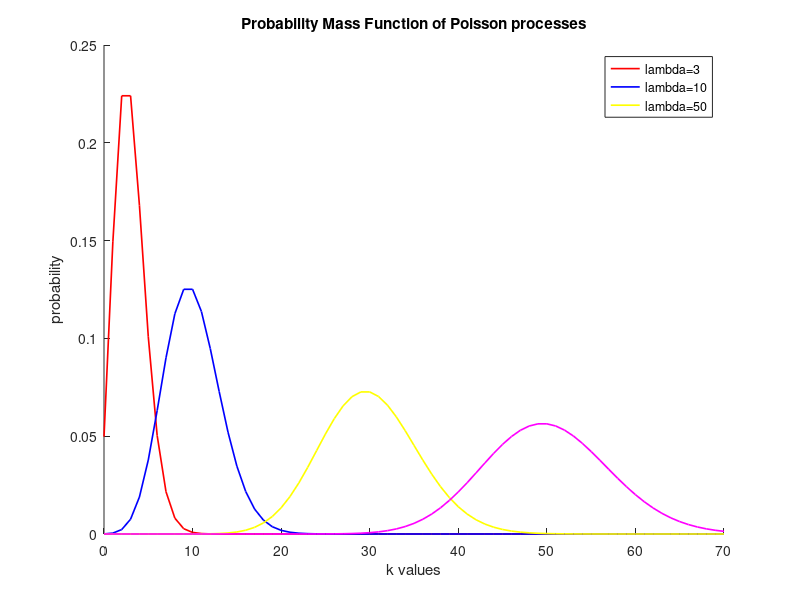
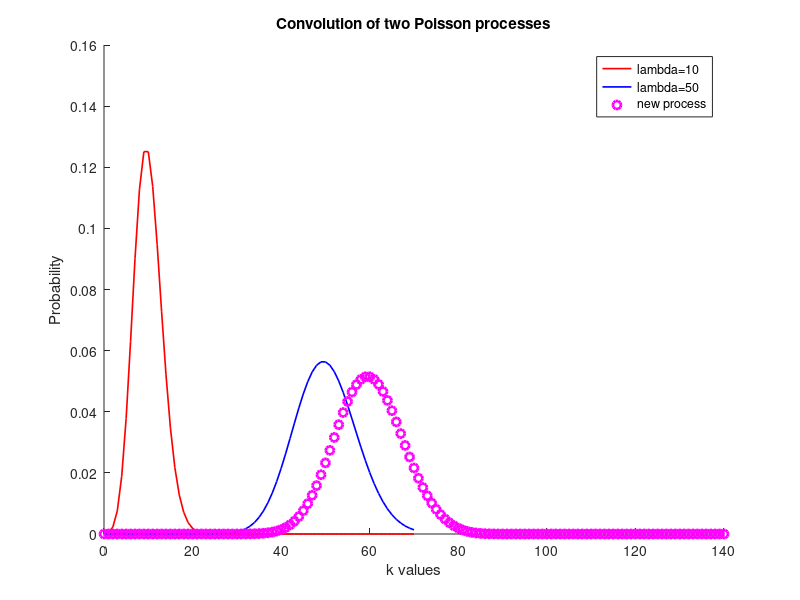
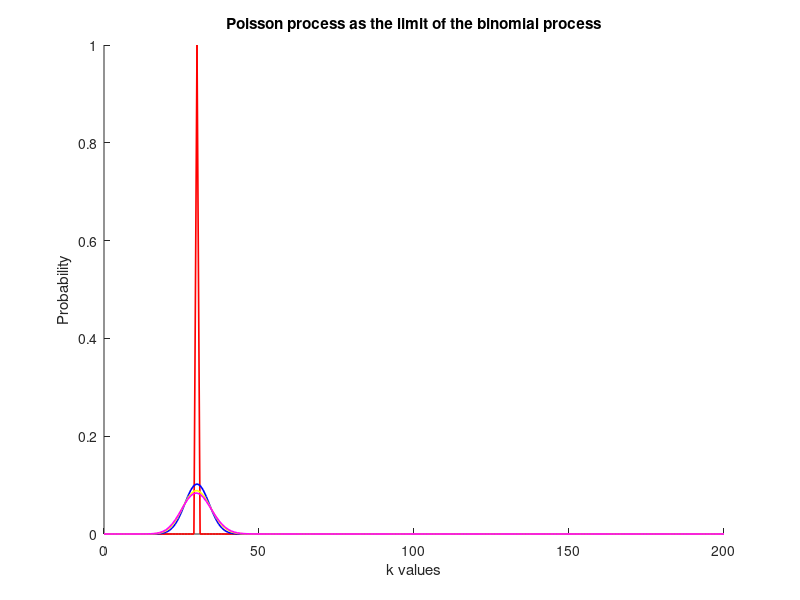

Here is the MATLAB script that generated these plots, in order:
clc;
clear all;
close all;

# TASK: In a common diagram, design the Probability Mass Function of Poisson processes
# with lambda parameters 3,10,50. In the horizontal axes, choose k parameters 
# between 0 and 70. 

k = 0:1:70;
lambda = [3,10,30,50];

for i=1:columns(lambda)
  poisson(i,:) = poisspdf(k,lambda(i));
endfor

colors = "rbym";
figure(1);
hold on;
for i=1:columns(lambda)
  plot(k,poisson(i,:),colors(i),"linewidth",1.2);
endfor
hold off;

title("Probability Mass Function of Poisson processes");
xlabel("k values");
ylabel("probability");
legend("lambda=3","lambda=10","lambda=50");

# TASK: regarding the poisson process with parameter lambda 30, compute its mean 
# value and variance

index = find(lambda == 30);
chosen = poisson(index,:);
mean_value = 0;
for i=0:(columns(poisson(index,:))-1)
  mean_value = mean_value + i.*poisson(index,i+1);
endfor

display("mean value of Poisson with lambda 30 is");
display(mean_value);

second_moment = 0;
for i=0:(columns(poisson(index,:))-1)
  second_moment = second_moment + i.*i.*poisson(index,i+1);
endfor

variance = second_moment - mean_value.^2;
display("Variance of Poisson with lambda 30 is");
display(variance);

# TASK: consider the convolution of the Poisson distribution with lambda 20 with 
# the Poisson distribution with lambda 30. 

first = find(lambda==10);
second = find(lambda==50);
poisson_first = poisson(first,:);
poisson_second = poisson(second,:);

composed = conv(poisson_first,poisson_second);
new_k = 0:1:(2*70);

figure(2);
hold on;
plot(k,poisson_first(:),colors(1),"linewidth",1.2);
plot(k,poisson_second(:),colors(2),"linewidth",1.2);
plot(new_k,composed,"mo","linewidth",2);
hold off;
title("Convolution of two Poisson processes");
xlabel("k values");
ylabel("Probability");
legend("lambda=10","lambda=50","new process");

# TASK: show that Poisson process is the limit of the binomial distribution.
k = 0:1:200;
# Define the desired Poisson Process
lambda = 30;
i = 1:1:5;
n = lambda.*i; 
p = lambda./n;

figure(3);
title("Poisson process as the limit of the binomial process");
xlabel("k values");
ylabel("Probability");
hold on;
for i=1:4
  binomial = binopdf(k,n(i),p(i));
  plot(k,binomial,colors(i),'linewidth',1.2);
endfor
hold off;
